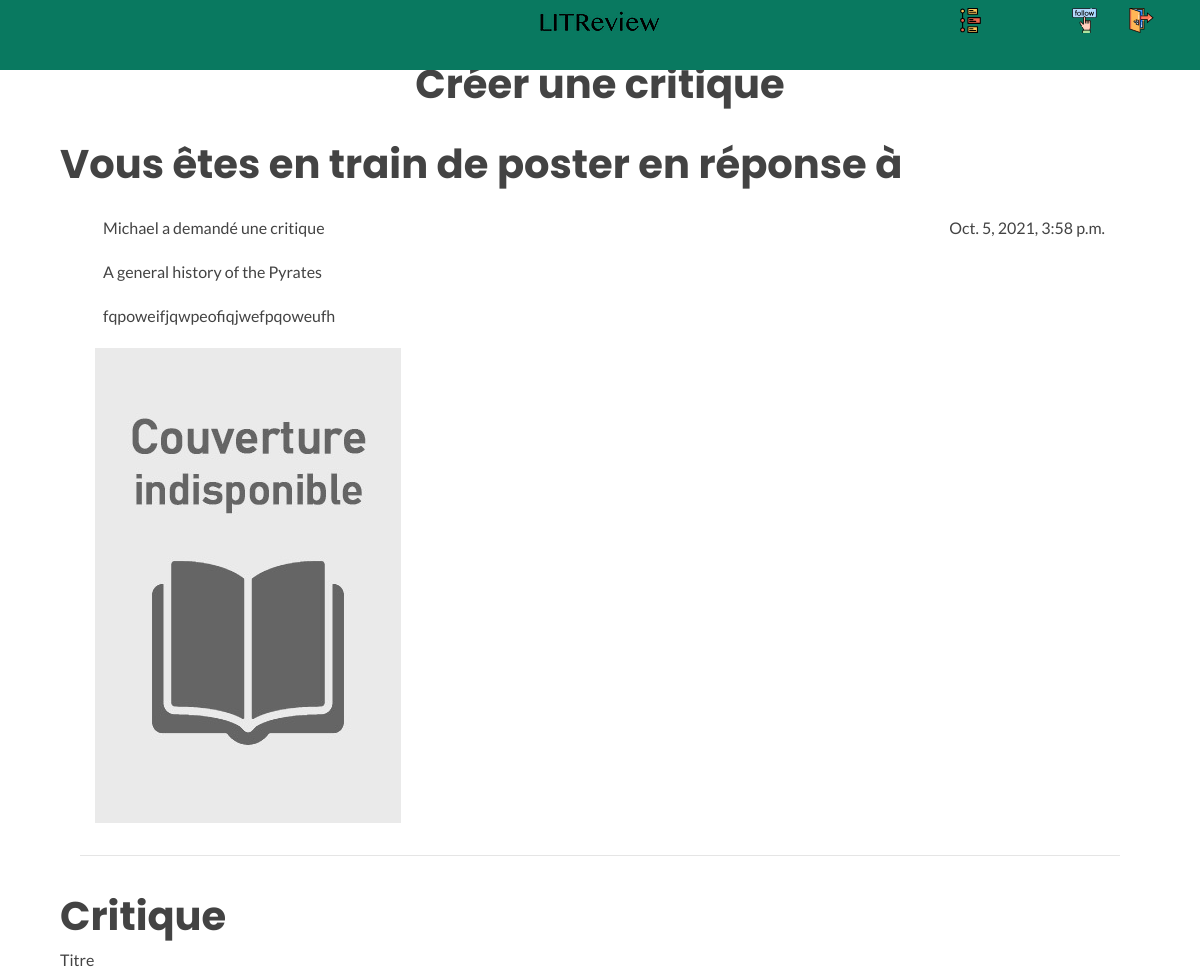
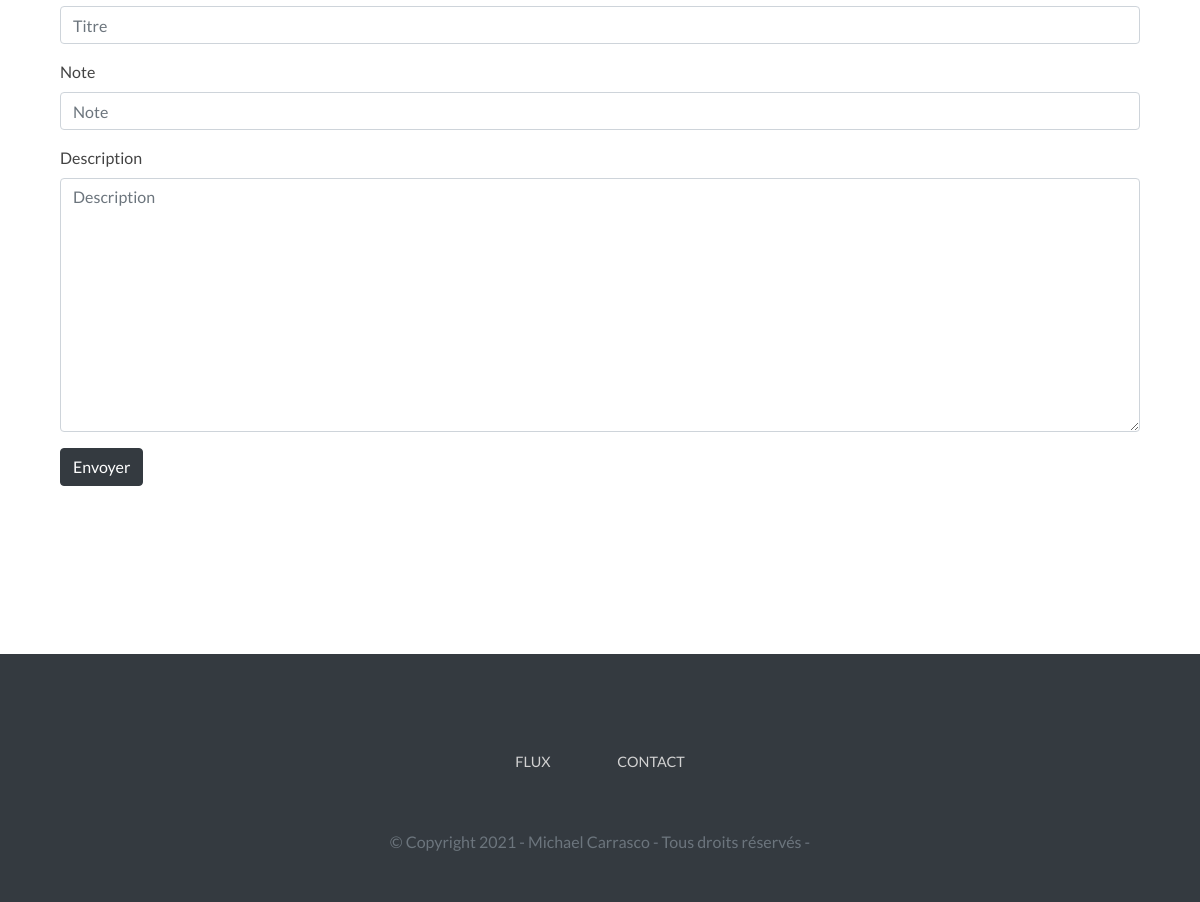
Screenshot of /feed/new_review_with_ticket/16/ (signed in) with the database file from the repository (2 pictures, top to bottom).
### app/models.py (models this page shows)
class Ticket(models.Model):
    title = models.CharField(max_length=128)
    description = models.TextField(max_length=2048, blank=True)
    user = models.ForeignKey(
        to=settings.AUTH_USER_MODEL,
        on_delete=models.CASCADE
    )
    image = models.ImageField(
        null=True,
        blank=True,
        upload_to='images/',
        default='images/default.jpeg'
    )
    time_created = models.DateTimeField(auto_now_add=True)

### app/views.py (the view, shortened to what this page needs)
class NewReviewWithTicket(LoginRequiredMixin, CreateView):
    login_url = 'login/'
    redirect_field_name = 'redirect_to'
    form_class = forms.NewReviewForm
    success_url = reverse_lazy('feed')
    template_name = 'new_review_with_ticket.html'
    def get_context_data(self, **kwargs):
        context = super().get_context_data(**kwargs)
        context["ticket"] = Ticket.objects.get(pk=self.kwargs["ticket_id"])
        print(context["ticket"].image.url)
        return context

### app/forms.py
class NewReviewForm(ModelForm):
    class Meta:
        fields = ('headline', 'rating', 'body')
        model = Review
    def __init__(self, *args, **kwargs):
        super(ModelForm, self).__init__(*args, **kwargs)
        self.fields['headline'].label = 'Titre'
        self.fields['headline'].required = True
        self.fields['rating'] = IntegerField(widget=Stars)
        self.fields['rating'].label = 'Note'
        self.fields['rating'].required = True
        self.fields['body'].label = 'Description'
        self.fields['body'].required = True

### app/templates/new_review_with_ticket.html (shortened to what this page needs)
{% extends 'base_index.html' %}
{% load bootstrap4 %}
{% load static %}
{% block content %}
    <div id="block-content-home">
        <header>
            {% block navbar %}
                {% include "navbar.html" %}
            {% endblock navbar %}
        </header>
        <div id="content-def-bp">
            <div class="center-block text-center">
                <div class="col d-flex justify-content-center mb-4">
                    <h1 class="titre-accounts">Créer une critique</h1>
                </div>
            </div>
            <h1 class="titre-accounts">Vous êtes en train de poster en réponse à</h1>
            <div class="card-body">
                <div class="col d-flex justify-content-between mb-2">
                    {% if user == ticket.user %}
                        <p class="card-title ml-2">Vous avez demandé une critique</p>
                    {% else %}
                        <p class="card-title ml-2">{{ ticket.user }} a demandé une critique</p>
                    {% endif %}
                    <p class="card-title ml-2">{{ ticket.time_created }}</p>
                </div>
                <div class="col d-flex mb-2">
                    <p class="card-title ml-2">{{ ticket.title }}</p>
                </div>
                <div class="col d-flex mb-2">
                    <p class="card-title ml-2">{{ ticket.description }}</p>
                </div>
                <div class="col d-flex mb-2">
                    {% if ticket.image %}
                        <img class="img-max mb-2" src="{{ ticket.image.url }}" alt="image"/>
                    {% endif %}
                </div>
                <hr class="mt-4"/>
            </div>
            <h1 class="titre-accounts">Critique</h1>
            <form method="POST" enctype="multipart/form-data">
                {% bootstrap_form form show_help=False %}
                <input type="submit" class="btn btn-dark bouton-accounts" value="Envoyer">
            </form>
        </div>
        <footer id="footer" class="mt-5 py-5 bg-dark">
            <div class="container">
                <div class="menu-footer d-flex flex-column flex-md-row">
                    <a href="{% url 'feed' %}">Flux</a>
                    <a href="LITReview@adressequinexistepas.com">Contact</a>
                </div>
                <div class="text-center text-muted mt-4">
                    <span>
                        © Copyright 2021 -
                        <a href="https://github.com/MDCarrasco/OCR_P9" target="_blank" class="text-muted">Michael Carrasco</a>
                        - Tous droits réservés -
                    </span>
                </div>
            </div>
        </footer>
    </div>
{% endblock content %}

### app/static/css/style.css (style rules this page uses)
body { padding: 0; margin: 0; height: 100vh; font-family: 'Lato', sans-serif !important; color: #434343; }
.h1, .h2, .h3, .h4, .h5, .h6, h1, h2, h3, h4, h5, h6 { font-family: 'Poppins', sans-serif !important; font-weight: 700; color: #434343; }
a { color: #097960; }
.menu-footer { display: flex; justify-content: center; text-align: center; align-items: center; }
.menu-footer a { text-transform: uppercase; color: #d2d2d2; font-size: 0.9rem; margin: 3%; }
#content1, #content2, #content3, #content-slides, #content-comment-ca-marche, #content-def-bp { padding-left: 5%; padding-right: 5%; }
#content-def-bp { padding-top: 5%; padding-bottom: 10%; }

### rows the page displays
Ticket: user "Michael", time_created "Oct. 5, 2021, 3:58 p.m.", title "A general history of the Pyrates", description "fqpoweifjqwpeofiqjwefpqoweufh", image (placeholder picture)
